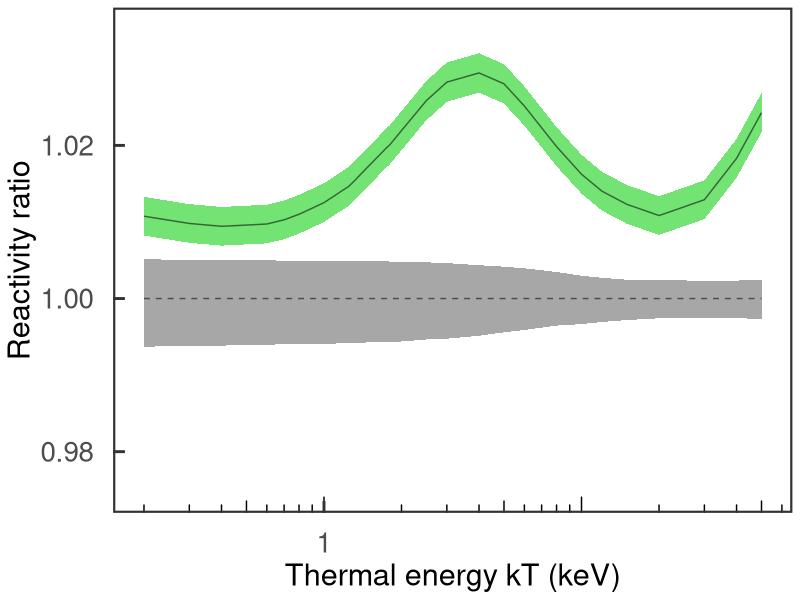

Recreate this plot in R.
# import packages
library(magrittr);
library(dplyr);require(plyr)
require(ggplot2)
D <- read.csv("tabula93_Bosch.csv",header = F)

ff <- c(1e-26,1e-25,1e-24,1e-23,rep(1e-22,2),rep(1e-21,2),rep(1e-20,3),
        rep(1e-19,4),rep(1e-18,2),rep(1e-17,3),rep(1e-16,7))
D$V2 <- D$V2*ff


colnames(D) <- c("T9","Adopted")
D$Lower <- 0.9975*D$Adopted
D$Upper <- 1.0025*D$Adopted

# Temporary

#D <- D[-c(9,12),]


Norm <- read.table("numRates2.dat",header = TRUE)$median

new <- read.table("numRates2.dat",header = TRUE) %>%
  select(c("x","median","lower","upper")) %>%
  set_colnames(c("T9","Adopted","Lower","Upper")) %>%
  mutate(data = "present") %>% 
  mutate(Adopted = Adopted/Norm) %>% 
  mutate(Lower = Lower/Norm) %>%
  mutate(Upper = Upper/Norm)



old <- D %>%  
  select(c("T9","Adopted","Lower","Upper"))  %>%
  mutate(data="previous") %>% 
  mutate(Adopted = Adopted/Norm) %>% 
  mutate(Lower = Lower/Norm) %>%
  mutate(Upper = Upper/Norm)
  
joint <- rbind(old,new)


pdf("rate_ratioii.pdf",height = 7,width = 10)
ggplot(joint,aes(x=T9,y=Adopted, group=data,fill=data,linetype=data,alpha=0.3)) +
  geom_ribbon(aes(x=T9,ymin=Lower, ymax=Upper),show.legend=F) +
  geom_line() +
  coord_cartesian(xlim=c(0.2,50),ylim=c(0.975,1.035)) +
  theme_bw() + xlab("Thermal energy kT (keV)") + ylab("Reactivity ratio") +
  scale_fill_manual(values=c("#606060","green3"))+
  scale_x_log10(breaks = c(0.001,0.01,0.1,1))  +
  annotation_logticks(short = unit(0.2, "cm"), mid = unit(0.3, "cm"), long = unit(0.4, "cm"),
                      sides = "b",size = 1) +
  scale_linetype_manual(guide=F,values=c("dashed","solid")) +
  theme(panel.border = element_rect(size=1.5),panel.grid.major = element_blank(),
        panel.grid.minor = element_blank(),
        legend.position = "none",
        legend.background = element_rect(colour = "white", fill = "white"),
        plot.background = element_rect(size = 3, linetype='dashed',colour = "white", fill = "white"),
        panel.background = element_rect(colour = "white", fill = "white"),
        legend.key = element_rect(colour = "white", fill = "white"),
        axis.title = element_text(size = 22),
        axis.ticks = element_line(size = 1),
 #       axis.line = element_line(size = 0.75, linetype = "solid"),
        axis.text.y = element_text(size = 20, margin = unit(c(t = 0, r = 5, b = 0, l = 0), "mm")),
        axis.text.x = element_text(size = 20, margin = unit(c(t = 5, r = 0, b = 0, l = 0), "mm")),
        axis.ticks.length = unit(-3, "mm")) 
        
dev.off()

